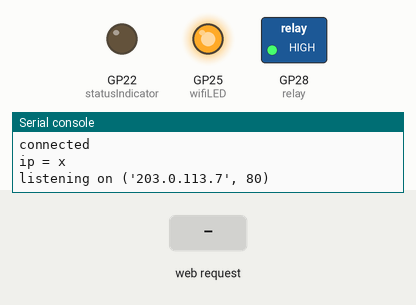
This program was run on a simulated Raspberry Pi Pico running MicroPython. Shown: switched loads named in the program (green lamp = pin HIGH), output pins drawn as LEDs (lit = HIGH), the last lines printed to the serial console. The test bench sets the inputs (shaded band). WiFi joins after 1.5 s; values from a settings file that is not in the repository are placeholders; the clock reads 2024-03-15 10:24:30 at power-on unless the program sets it.

Above: at 3.2 s.
3.3 s: HTTP request GET /?open received
At 3.7 s:
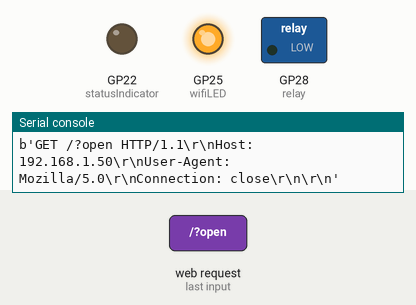
5.3 s: HTTP request GET /?close received
At 6.8 s:
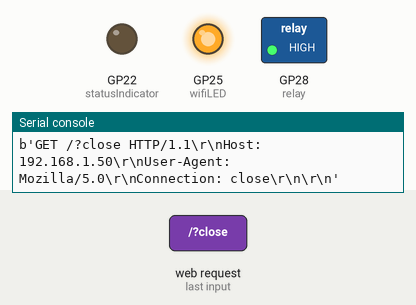
Timing chart, 0 to 8.3 s (numbered marks = the images above; inputs shaded):
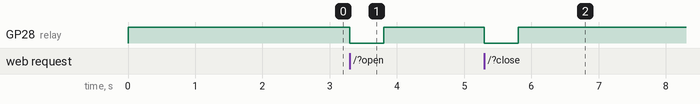

Measured:
- after the input at 3.3 s, GP28 (relay): HIGH → LOW at once, → HIGH 0.50 s later
- after the input at 5.3 s, GP28 (relay): HIGH → LOW at once, → HIGH 0.50 s later

The program:

main.py
```python
# Start of main code
import network
import socket
import time
from uselect import select
from machine import Pin

# Setting up the relay so its state is set correctly before OTA
RELAY_PIN=28
relay = Pin(RELAY_PIN, Pin.OUT)
# The hardware relay module used is active low, setting it high (off)
relay.value(1)

# -------- OTA update code -------- #
from ota import OTAUpdater
from WIFI_CONFIG import SSID, PASSWORD, STATIC_IP, ROUTER_IP
firmware_url = "https://raw.githubusercontent.com/chrisdaun/pico_ota/"
ota_updater = OTAUpdater(SSID, PASSWORD, firmware_url, "main.py")
ota_updater.download_and_install_update_if_available()
# -------- OTA update code -------- #

# WiFi Settings
WIFI_SSID = SSID
WIFI_PASSWORD = PASSWORD
WIFI_STATIC_IP = STATIC_IP
WIFI_ROUTER_IP = ROUTER_IP

# Set up pins
CLOSED_SENSOR_PIN=20
RELAY_PIN=28
DOOR_STATUS_LED_PIN=22

# Pulse length for relay (in ms)
PULSE_LENGTH=500

#Homekit target and current states
CURRENT_DOOR_STATE_OPEN = 0
CURRENT_DOOR_STATE_CLOSED = 1
CURRENT_DOOR_STATE_OPENING = 2
CURRENT_DOOR_STATE_CLOSING = 3

# Setup pins for relay, sensors and LEDs
wifiLED = Pin('LED', Pin.OUT)
relay = Pin(RELAY_PIN, Pin.OUT)
# The hardware relay module used is active low, setting it high (off)
relay.value(1)
closedSensor=Pin(CLOSED_SENSOR_PIN, Pin.IN, Pin.PULL_UP)
statusIndicator=Pin(DOOR_STATUS_LED_PIN, Pin.OUT)

IGNORE_SENSORS_AFTER_ACTION_FOR_SECONDS=5

#Set initial target and current states
currentState=CURRENT_DOOR_STATE_CLOSED
lastDoorAction=time.time()

# Create WiFi object
wifi = network.WLAN(network.STA_IF)

def connectWifi():
    global wlan
    wifi = network.WLAN(network.STA_IF)
    wifi.active(True)
    wifi.ifconfig((WIFI_STATIC_IP, '255.255.255.0', WIFI_ROUTER_IP, '8.8.8.8'))
    wifi.connect(WIFI_SSID, WIFI_PASSWORD)

    max_wait = 10
    while wifi.status() != 3:
        print('waiting for connection. Status: '+str(wifi.status()))
        time.sleep(1)

    print('connected')
    wifiLED.value(1)
    status = wifi.ifconfig()
    ipAddress=status[0]
    print( 'ip = ' + ipAddress )

# Connecting to WiFi
connectWifi()

#Set up socket and start listening on port 80
addr = socket.getaddrinfo(wifi.ifconfig()[0], 80)[0][-1]
s = socket.socket()
s.setsockopt(socket.SOL_SOCKET, socket.SO_REUSEADDR, 1)
s.bind(addr)
s.listen(1)

print('listening on', addr)

def startDoor():
    global currentState
    global lastDoorAction

    lastDoorAction=time.time()

    # Activate the relay for the pulse length and de-activate
    # The hardware relay module used is active low, setting it low (on)
    relay.value(0)
    time.sleep_ms(PULSE_LENGTH)
    relay.value(1)
    setCurrentState()
    return getDoorStatus()

def setCurrentState():
    global currentState
    #Ignore sensors after having started the door for a few seconds to give the door enough time to move away from the sensor
    actionThresholdReached=time.time()>lastDoorAction+IGNORE_SENSORS_AFTER_ACTION_FOR_SECONDS

    #If threshold is reached and door is fully closed
    if actionThresholdReached and closedSensor.value()==0:
        currentState=CURRENT_DOOR_STATE_CLOSED
    elif actionThresholdReached and closedSensor.value()==1:
        currentState=CURRENT_DOOR_STATE_OPEN

    if currentState==(CURRENT_DOOR_STATE_CLOSED):
        statusIndicator.value(0)
    else:
        statusIndicator.value(1)

def getDoorStatus():
    global currentState

    #Ensure current state is up to date
    setCurrentState()
    if currentState==CURRENT_DOOR_STATE_CLOSED:
        targetState=CURRENT_DOOR_STATE_OPENING
    else:
        targetState=CURRENT_DOOR_STATE_CLOSING

    return '{"success": true, "currentState": '+str(currentState)+', "targetState": '+str(targetState)+'}'

def returnError(errcode):
    return '{"success": false, "error": "'+errcode+'"}'

#Handle an incoming request
def handleRequest(conn, address):
    print('Got a connection from %s' % str(addr))
    request = conn.recv(1024)
    request = str(request)

    print(request)

    if request.find('/?open')==6:
        response=startDoor()
    elif request.find('/?close')==6:
        response=startDoor()
    elif request.find('/?getstatus')==6:
        response=getDoorStatus()
    else:
        response=returnError('UNKNOWN_COMMAND')

    conn.send('HTTP/1.0 200 OK\r\nContent-type: application/json\r\n\r\n')
    conn.send(response)
    conn.close()

#Main Loop
while True:
    #Check if wifi is connected, if not, reconnect
    if wifi.isconnected() == False:
        print('Connecting wifi...')
        connectWifi()

    #Handle incoming HTTP requests in a non-blocking way
    r, w, err = select((s,), (), (), 1) # type: ignore

    #Is there an incoming request? If so, handle the request
    if r:
        for readable in r:
            conn, addr = s.accept()
            try:
                handleRequest(conn, addr)
            except OSError as e:
                pass
```
